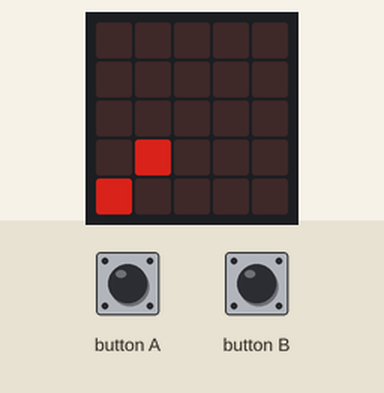
This program was run on a simulated BBC micro:bit running MicroPython. Parts: the board's 5×5 LED display. The inputs (shaded band) are chosen by the test bench. Dim RGB values are drawn brighter than linear.

Above: at 1.2 s.
1.3 s: button A pressed for 0.15 s
At 2.3 s:
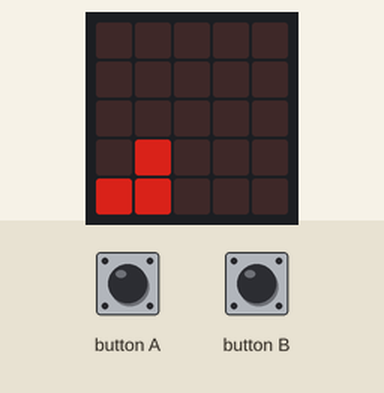
2.9 s: button B pressed for 0.15 s
At 3.6 s:
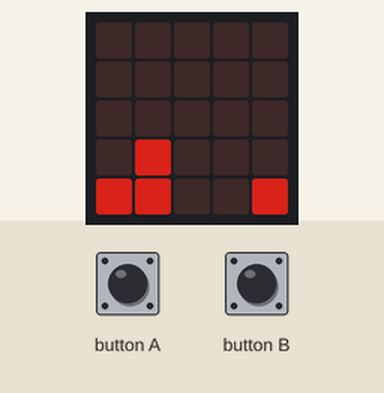
4.5 s: button A pressed for 1 s
At 4.9 s:
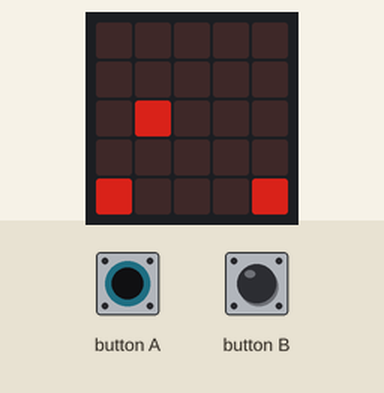
7.0 s: button B pressed for 1 s
At 8.1 s:
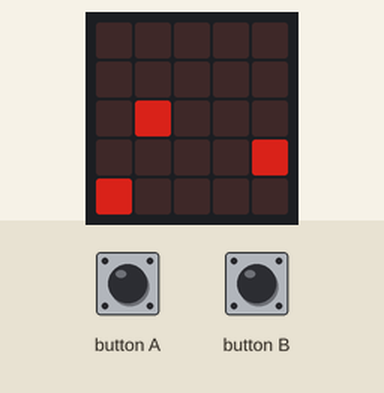
9.5 s: button A pressed for 0.15 s
At 10.2 s:
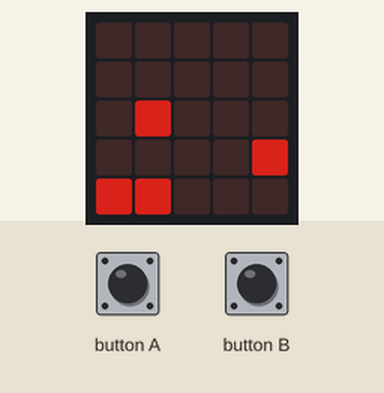
11.1 s: button B pressed for 0.15 s
At 11.5 s:
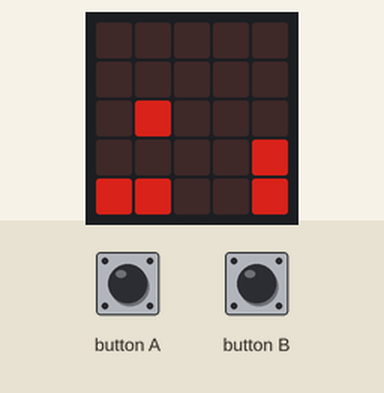
Timing chart, 0 to 13.7 s (numbered marks = the images above; inputs shaded):
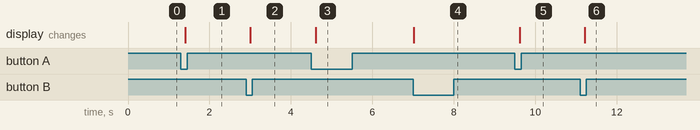

The program:

bcd_clock.py
```python
from microbit import *

# initial time value as a binary number
time = 0b0001001000000000
partials = 0


def draw():
    # s = format(time, "016b").replace("1", "8")
    s = "{0:0>16b}".format(time).replace("1", "5")
# https://microbit-micropython.readthedocs.io/en/latest/tutorials/images.html
    # display.show(Image("0%s:0%s:00000:0%s:0%s" % (s[0:4], s[4:8], s[8:12], s[12:16])))
    a = "00000:0%s0%s%s:0%s0%s%s:%s%s0%s%s:%s%s0%s%s" %\
        (s[4], s[8], s[12],
         s[5], s[9], s[13],
         s[2], s[6], s[10], s[14],
         s[3], s[7], s[11], s[15])
    display.show(Image(a))


# draw initial state
draw()

while True:
    # this is an endless loop where all the computation happens

    # normally it is not required to reday the display in an iteration
    needs_to_redraw = False

    # stepper button handling
    if button_a.was_pressed():
        time += 0b0000000100000000
        needs_to_redraw = True
    if button_b.was_pressed():
        time += 0b0000000000000001
        partials = 0
        needs_to_redraw = True

    # As the cycle is 200 ms so "partials" counting five times in a second
    # therefore it has to count to 300 to step a minute.
    if partials == 300:
        time += 0b0000000000000001
        partials = 0
        needs_to_redraw = True

    # increase digits in time variable
    if time & 0b0000000000001111 == 10:
        time = time & 0b1111111111110000
        time += 0b0000000000010000
    if (time & 0b0000000011110000) >> 4 == 6:
        time = time & 0b1111111100001111
        time += 0b0000000100000000
    if (time & 0b0000111100000000) >> 8 == 10:
        time = time & 0b1111000011111111
        time += 0b0001000000000000
    if (time & 0b1111000000000000) >> 12 == 2 and\
       (time & 0b0000111100000000) >> 8 == 4:
        time = time & 0b0000000011111111

    # redraw display if necessary
    if needs_to_redraw:
        draw()

    # increase partials
    partials += 1

    # pause the cycle for 200 ms
    sleep(200)
```

Measured:
- after the input at 1.3 s, the display: changes after 0.10 s (image 1)
- after the input at 2.9 s, the display: changes after 0.11 s (image 2)
- after the input at 4.5 s, the display: changes after 0.11 s (image 3)
- after the input at 7.0 s, the display: changes at once (image 4)
- after the input at 9.5 s, the display: changes after 0.12 s (image 5)
- after the input at 11.1 s, the display: changes after 0.12 s (image 6)
